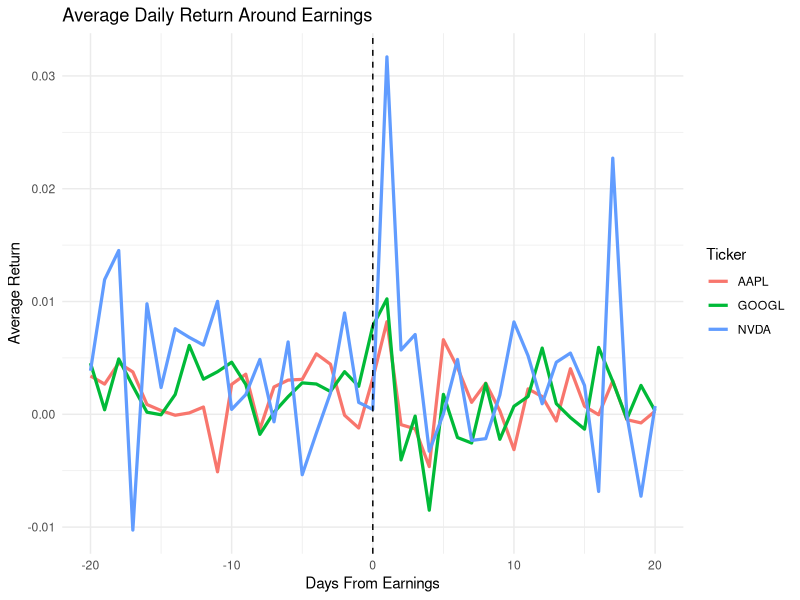
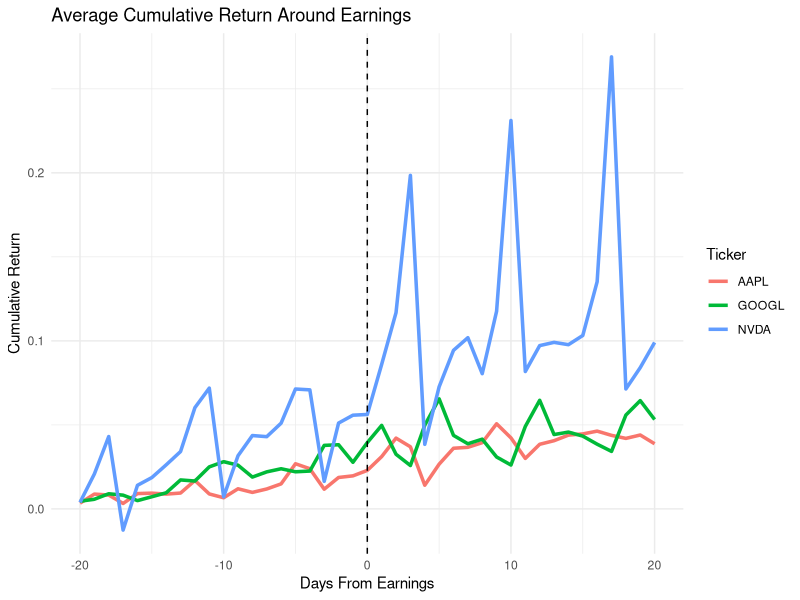
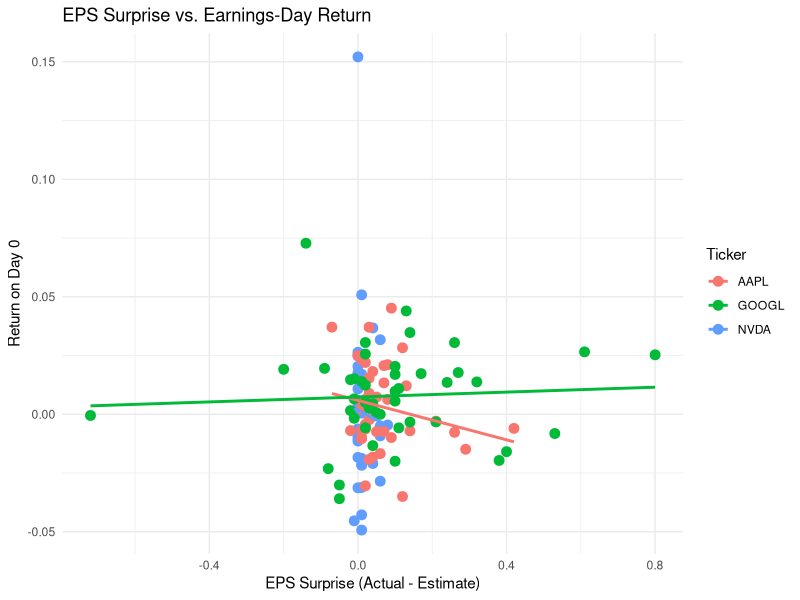

Here is the R script that generated these plots, in order:
library(tidyverse)
library(lubridate)

# Load merged event-window data
events_all <- read_csv("data/merged/all_tickers_event_windows.csv",
                       show_col_types = FALSE)

# ============================================
# 1. BASIC EVENT STUDY: AVERAGE RETURNS BY DAY
# ============================================

avg_event_curve <- events_all %>%
  group_by(Ticker, Days_From_Earnings) %>%
  summarise(
    avg_return = mean(Return, na.rm = TRUE),
    .groups = "drop"
  )

# Plot: Average return around earnings
ggplot(avg_event_curve, aes(Days_From_Earnings, avg_return, color = Ticker)) +
  geom_line(size = 1.1) +
  geom_vline(xintercept = 0, linetype = "dashed") +
  labs(
    title = "Average Daily Return Around Earnings",
    x = "Days From Earnings",
    y = "Average Return"
  ) +
  theme_minimal()


# ============================================
# 2. CUMULATIVE RETURNS
# ============================================

cumulative <- events_all %>%
  arrange(Ticker, Earnings_Date, Date) %>%
  group_by(Ticker, Earnings_Date) %>%
  mutate(
    cum_return = cumsum(replace_na(Return, 0))
  ) %>%
  ungroup()

avg_cum <- cumulative %>%
  group_by(Ticker, Days_From_Earnings) %>%
  summarise(
    avg_cum_return = mean(cum_return),
    .groups = "drop"
  )

# Plot: Average cumulative return
ggplot(avg_cum, aes(Days_From_Earnings, avg_cum_return, color = Ticker)) +
  geom_line(size = 1.2) +
  geom_vline(xintercept = 0, linetype = "dashed") +
  labs(
    title = "Average Cumulative Return Around Earnings",
    x = "Days From Earnings",
    y = "Cumulative Return"
  ) +
  theme_minimal()


# ============================================
# 3. DOES EPS SURPRISE PREDICT RETURNS?
# (the core hedge-fund question)
# ============================================

earnings_day <- events_all %>%
  filter(Days_From_Earnings == 0)

model <- lm(Return ~ EPS_Surprise, data = earnings_day)

summary(model)

# Also check R² per company
earnings_day %>%
  group_by(Ticker) %>%
  summarise(
    cor_surprise_return = cor(EPS_Surprise, Return, use = "complete.obs")
  )


# ============================================
# 4. SCATTERPLOT: EPS Surprise vs Earnings-Day Return
# ============================================

ggplot(earnings_day, aes(EPS_Surprise, Return, color = Ticker)) +
  geom_point(size = 3) +
  geom_smooth(method = "lm", se = FALSE) +
  labs(
    title = "EPS Surprise vs. Earnings-Day Return",
    x = "EPS Surprise (Actual - Estimate)",
    y = "Return on Day 0"
  ) +
  theme_minimal()
